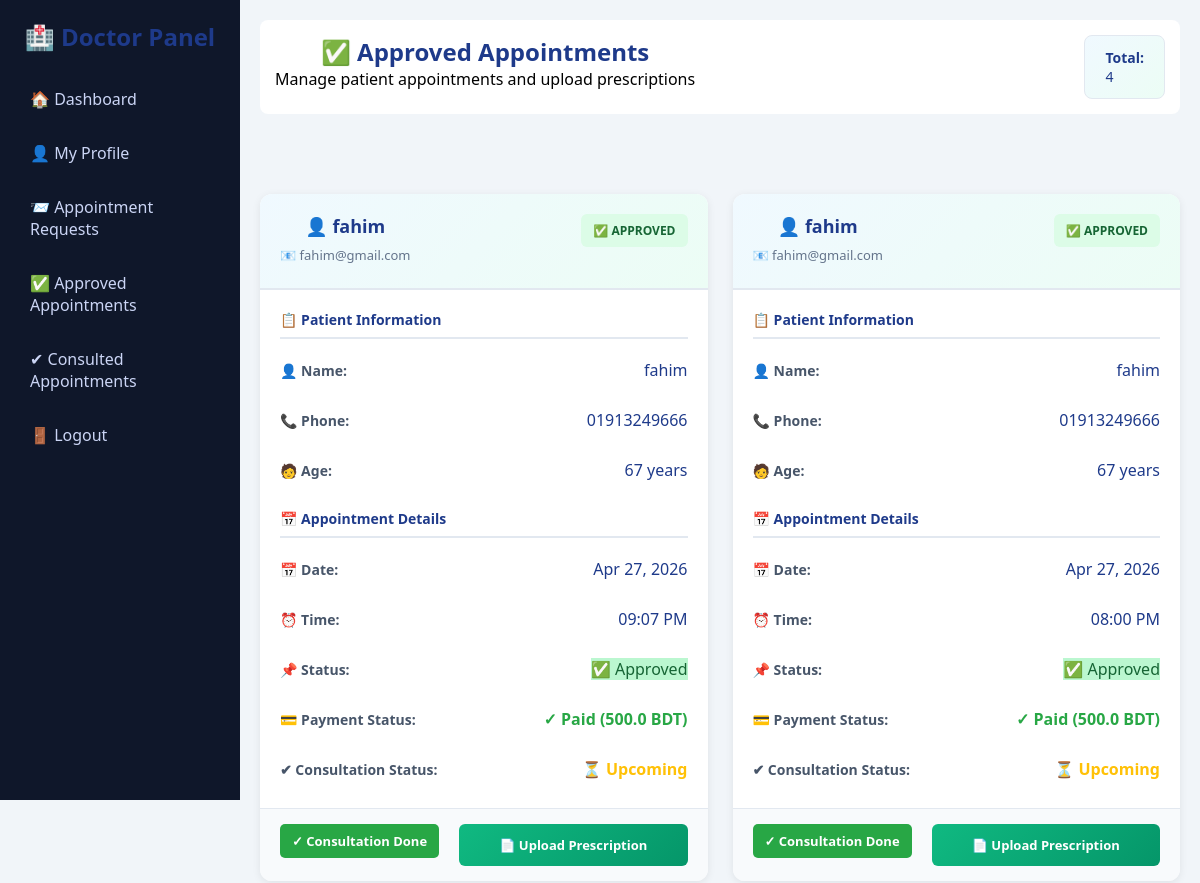
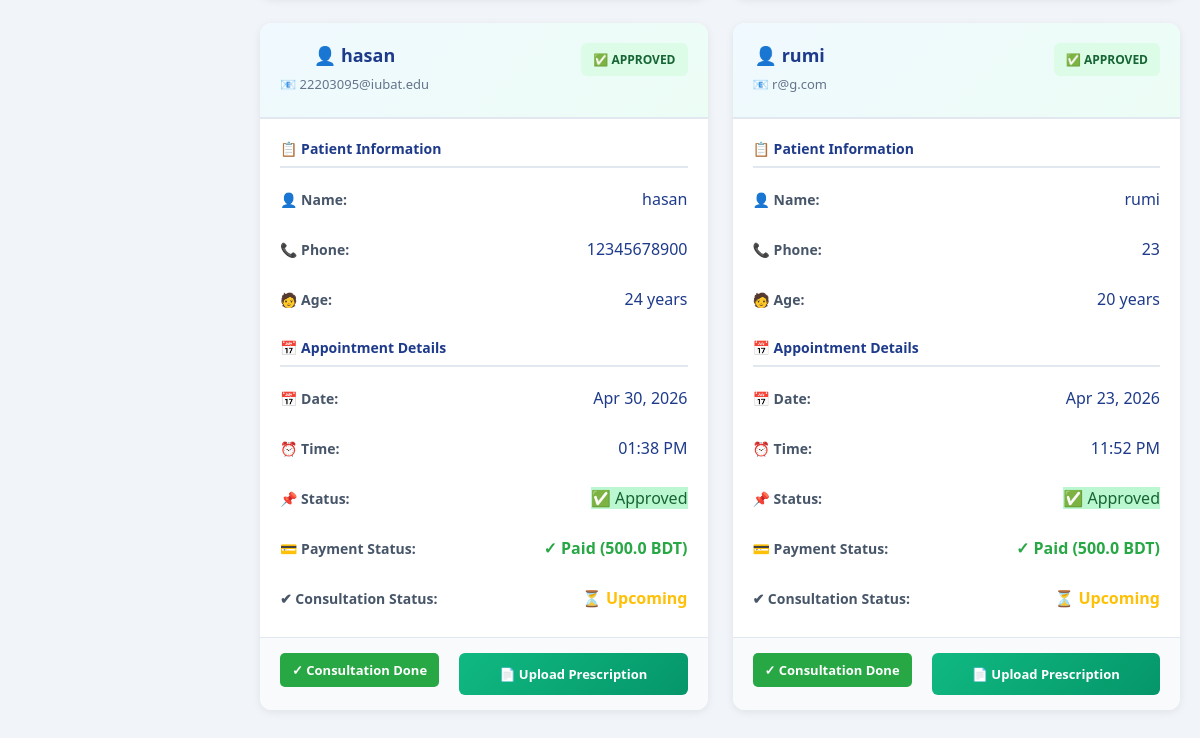
The page /doctor-appointments/approved/ (signed in) on the database as committed earlier (2 pictures, top to bottom).
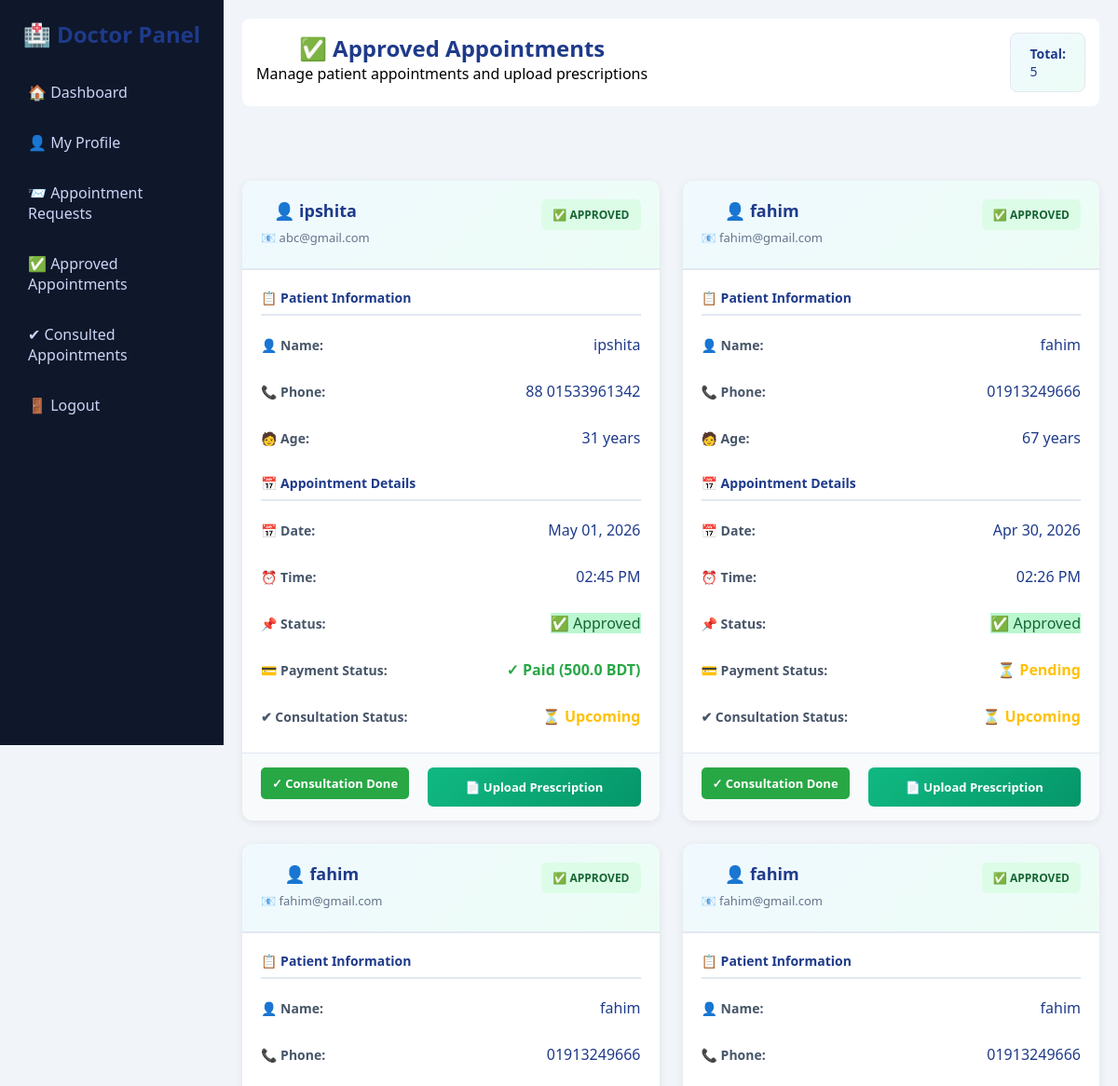
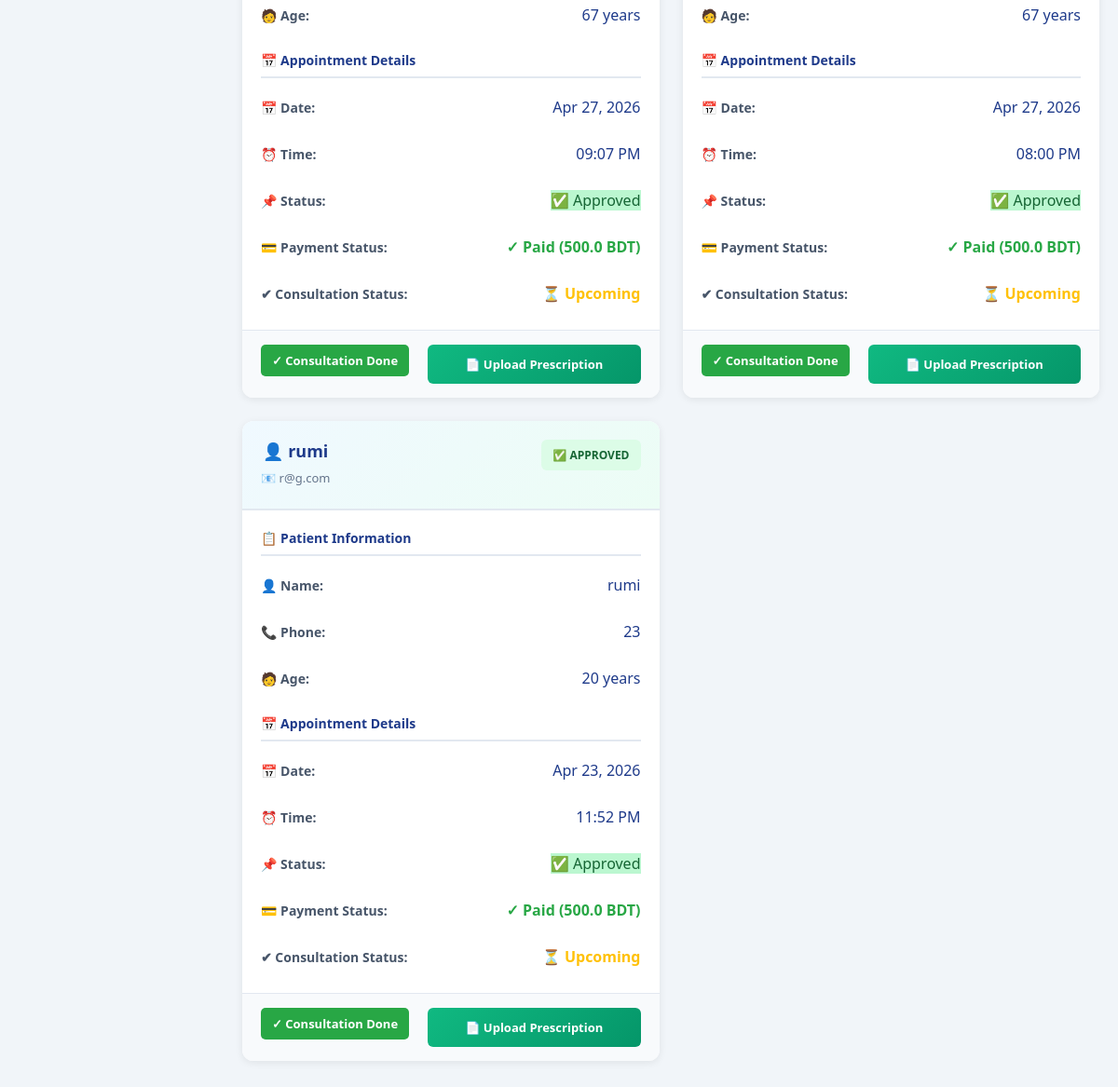
The same page on the database as committed later (2 pictures, top to bottom).
### accounts/models.py (models this page shows, shortened)
class Appointment(models.Model):
    STATUS_CHOICES = (
        ('pending', 'Pending'),
        ('approved', 'Approved'),
        ('rejected', 'Rejected'),
        ('cancelled', 'Cancelled'),
    )
    CONSULTATION_CHOICES = (
        ('upcoming', 'Upcoming'),
        ('consulted', 'Consulted'),
        ('no-show', 'No Show'),
    )
    patient = models.ForeignKey(
        CustomUser,
        on_delete=models.CASCADE,
        related_name='patient_appointments',
        limit_choices_to={'role': 'patient'}
    )
    doctor = models.ForeignKey(
        CustomUser,
        on_delete=models.CASCADE,
        related_name='doctor_appointments',
        limit_choices_to={'role': 'doctor'}
    )
    date = models.DateField()
    time = models.TimeField()
    status = models.CharField(max_length=10, choices=STATUS_CHOICES, default='pending')
    consultation_status = models.CharField(max_length=20, choices=CONSULTATION_CHOICES, default='upcoming')
    created_at = models.DateTimeField(auto_now_add=True)

class CustomUser(AbstractUser):
    ROLE_CHOICES = (
        ('doctor', 'Doctor'),
        ('patient', 'Patient'),
        ('admin', 'Admin'),
    )
    role = models.CharField(max_length=10, choices=ROLE_CHOICES)
    phone = models.CharField(max_length=15)
    specialization = models.CharField(max_length=100, blank=True, null=True)
    age = models.IntegerField(blank=True, null=True)
    bio = models.TextField(blank=True)
    profile_image = models.ImageField(upload_to='profiles/', default='default.png')
    is_verified = models.BooleanField(default=False)

class Payment(models.Model):
    REFUND_STATUS_CHOICES = (
        ('none', 'No Refund'),
        ('requested', 'Refund Requested'),
        ('approved', 'Refund Approved'),
        ('rejected', 'Refund Rejected'),
        ('completed', 'Refund Completed'),
    )
    appointment = models.OneToOneField(Appointment, on_delete=models.CASCADE)
    amount = models.FloatField(default=500)
    is_paid = models.BooleanField(default=False)
    transaction_id = models.CharField(max_length=100, blank=True)
    paid_at = models.DateTimeField(auto_now_add=True)
    refund_status = models.CharField(max_length=20, choices=REFUND_STATUS_CHOICES, default='none')
    refund_requested_at = models.DateTimeField(null=True, blank=True)
    refund_amount = models.FloatField(null=True, blank=True)
    refund_reason = models.TextField(blank=True)
    refund_admin_notes = models.TextField(blank=True)
    refund_processed_at = models.DateTimeField(null=True, blank=True)

### accounts/views.py (the view)
# urls.py: path('doctor-appointments/approved/', views.doctor_approved_appointments, name='doctor_approved_appointments'),
@login_required
def doctor_approved_appointments(request):
    appointments = Appointment.objects.filter(doctor=request.user, status='approved').order_by('-created_at')
    context = {
        'appointments': appointments,
    }
    return render(request, 'doctor_approved_appointments.html', context)

### templates/doctor_approved_appointments.html (shortened to what the changed rows need)
{% load static %}
<!DOCTYPE html>
<html lang="en">
<head>
    <link rel="stylesheet" href="{% static 'css/style.css' %}">
    <link rel="stylesheet" href="{% static 'css/dashboard_extra.css' %}">
    <link rel="stylesheet" href="{% static 'css/appointments.css' %}">
</head>
<body>
<div class="dashboard">
    <div class="sidebar">
        <h2>🏥 Doctor Panel</h2>
    </div>
    <div class="main">
        <div class="topbar">
            <div class="topbar-content">
                <div>
                    <h2>✅ Approved Appointments</h2>
                </div>
                <div class="topbar-stats">
                    <span class="stat-box">
                        <strong>Total:</strong> {{ appointments|length }}
                    </span>
                </div>
            </div>
        </div>
        <div class="appointments-section">
            {% if appointments %}
                <div class="appointments-grid">
                    {% for appt in appointments %}
                        <div class="appointment-card">
                            <div class="card-header">
                                <div class="patient-info">
                                    <h3>👤 {{ appt.patient.first_name|default:appt.patient.username }}</h3>
                                    <p class="patient-email">📧 {{ appt.patient.email }}</p>
                                </div>
                                <span class="status-badge status-approved">
                                    ✅ APPROVED
                                </span>
                            </div>
                            <div class="card-body">
                                <div class="detail-section">
                                    <h4>📋 Patient Information</h4>
                                    <div class="detail-row">
                                        <span class="label">👤 Name:</span>
                                        <span class="value">{{ appt.patient.first_name|default:appt.patient.username }}</span>
                                    </div>
                                    <div class="detail-row">
                                        <span class="label">📞 Phone:</span>
                                        <span class="value">{{ appt.patient.phone }}</span>
                                    </div>
                                    <div class="detail-row">
                                        <span class="label">🧑 Age:</span>
                                        <span class="value">{{ appt.patient.age|default:"N/A" }} years</span>
                                    </div>
                                </div>
                                <div class="detail-section">
                                    <h4>📅 Appointment Details</h4>
                                    <div class="detail-row">
                                        <span class="label">📅 Date:</span>
                                        <span class="value">{{ appt.date|date:"M d, Y" }}</span>
                                    </div>
                                    <div class="detail-row">
                                        <span class="label">⏰ Time:</span>
                                        <span class="value">{{ appt.time|time:"h:i A" }}</span>
                                    </div>
                                    <div class="detail-row">
                                        <span class="label">📌 Status:</span>
                                        {% if appt.status == 'cancelled' %}
                                            <span class="value cancelled">🚫 Cancelled by Patient</span>
                                        {% else %}
                                            <span class="value approved">✅ Approved</span>
                                        {% endif %}
                                    </div>
                                    <div class="detail-row">
                                        <span class="label">💳 Payment Status:</span>
                                        {% with payment=appt.payment %}
                                            {% if payment and payment.is_paid %}
                                                <span class="value" style="color: #28a745; font-weight: 600;">✓ Paid ({{ payment.amount }} BDT)</span>
                                            {% else %}
                                                <span class="value" style="color: #ffc107; font-weight: 600;">⏳ Pending</span>
                                            {% endif %}
                                        {% endwith %}
                                    </div>
                                    <div class="detail-row">
                                        <span class="label">✔ Consultation Status:</span>
                                        {% if appt.consultation_status == 'consulted' %}
                                            <span class="value" style="color: #28a745; font-weight: 600;">✓ Consulted</span>
                                        {% else %}
                                            <span class="value" style="color: #ffc107; font-weight: 600;">⏳ Upcoming</span>
                                        {% endif %}
                                    </div>
                                </div>
                            </div>
                            <div class="card-actions">
                                {% if appt.status != 'cancelled' %}
                                    {% if appt.consultation_status == 'upcoming' %}
                                        <a href="{% url 'mark_consultation_done' appt.id %}" class="btn-consultation" style="background: #28a745; color: white; padding: 8px 12px; display: inline-block; border-radius: 5px; text-decoration: none; font-size: 13px; font-weight: 600; margin-bottom: 8px;">
                                            ✓ Consultation Done
                                        </a><br>
                                    {% else %}
                                        <span style="display: inline-block; background: #d4edda; color: #155724; padding: 8px 12px; border-radius: 5px; font-size: 13px; font-weight: 600; margin-bottom: 8px;">
                                            ✓ Consulted
                                        </span><br>
                                    {% endif %}
                                    <a href="{% url 'upload_prescription' appt.id %}" class="btn-prescription">
                                        📄 Upload Prescription
                                    </a>
                                {% else %}
                                    <span class="btn-status-cancelled">🚫 Appointment Cancelled</span>
                                {% endif %}
                            </div>
                        </div>
                    {% endfor %}
                </div>
            {% endif %}
        </div>
    </div>
</div>
</body>
</html>

Rows that differ between the two databases and show on the page:
no longer on this page (row edited): Appointment: patient.first_name "hasan", patient.email "22203095@iubat.edu", patient.phone "12345678900", patient.age "24", date "Apr 30, 2026", time "01:38 PM", status "✅ Approved", payment.amount "500.0", consultation_status "⏳ Upcoming"
added Appointment: patient.first_name "ipshita", patient.email "abc@gmail.com", patient.phone "88 01533961342", patient.age "31", date "May 01, 2026", time "02:45 PM", status "✅ Approved", payment.amount "500.0", consultation_status "⏳ Upcoming"
added Appointment: patient.first_name "fahim", patient.email "fahim@gmail.com", patient.phone "01913249666", patient.age "67", date "Apr 30, 2026", time "02:26 PM", status "✅ Approved", shows "⏳ Pending", consultation_status "⏳ Upcoming"
Other text that changed with them:
{{ appointments|length }}: "4" → "5"
